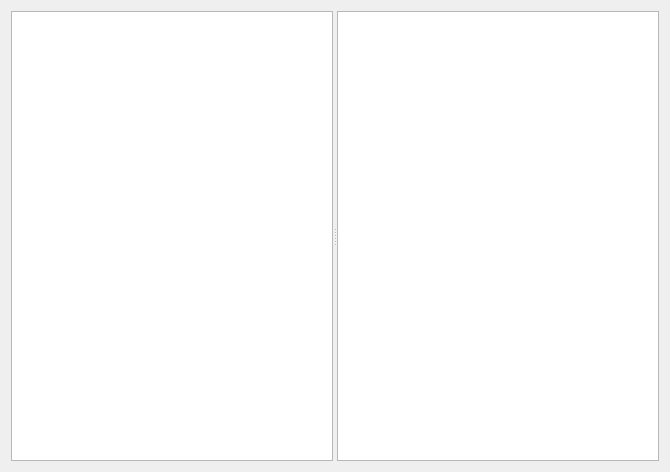
<?xml version="1.0" encoding="UTF-8"?>
<ui version="4.0">
 <class>Form</class>
 <widget class="QWidget" name="Form">
  <property name="geometry">
   <rect>
    <x>0</x>
    <y>0</y>
    <width>670</width>
    <height>472</height>
   </rect>
  </property>
  <property name="windowTitle">
   <string>Form</string>
  </property>
  <layout class="QVBoxLayout" name="verticalLayout">
   <item>
    <widget class="QSplitter" name="splitter">
     <property name="orientation">
      <enum>Qt::Horizontal</enum>
     </property>
     <widget class="QTreeView" name="folderTree">
      <property name="dragEnabled">
       <bool>true</bool>
      </property>
      <property name="dragDropMode">
       <enum>QAbstractItemView::DropOnly</enum>
      </property>
      <property name="alternatingRowColors">
       <bool>true</bool>
      </property>
     </widget>
     <widget class="QTreeView" name="messageList">
      <property name="dragEnabled">
       <bool>true</bool>
      </property>
      <property name="dragDropMode">
       <enum>QAbstractItemView::DragOnly</enum>
      </property>
      <property name="alternatingRowColors">
       <bool>true</bool>
      </property>
      <property name="selectionMode">
       <enum>QAbstractItemView::ExtendedSelection</enum>
      </property>
      <property name="sortingEnabled">
       <bool>true</bool>
      </property>
     </widget>
    </widget>
   </item>
  </layout>
 </widget>
 <resources/>
 <connections/>
</ui>
